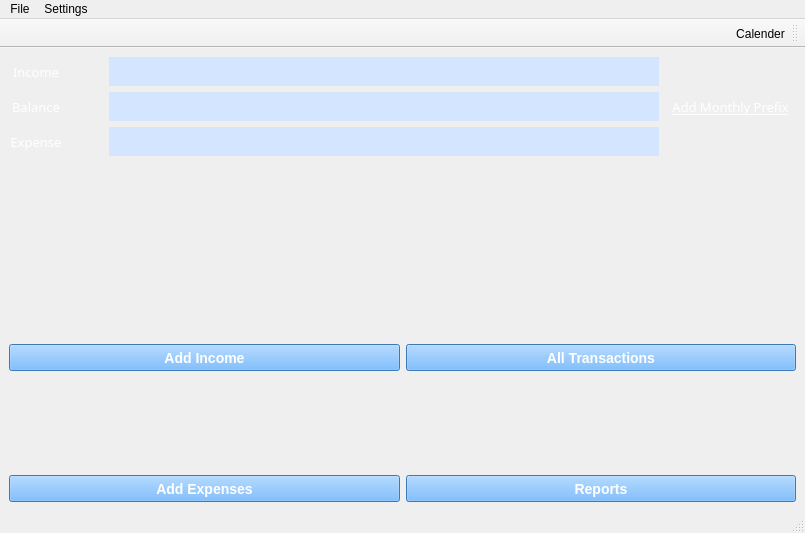
<?xml version="1.0" encoding="UTF-8"?>
<ui version="4.0">
 <class>MainMenu</class>
 <widget class="QMainWindow" name="MainMenu">
  <property name="geometry">
   <rect>
    <x>0</x>
    <y>0</y>
    <width>805</width>
    <height>533</height>
   </rect>
  </property>
  <property name="windowTitle">
   <string>MainWindow</string>
  </property>
  <widget class="QWidget" name="centralwidget">
   <layout class="QGridLayout" name="gridLayout_3">
    <item row="2" column="0" colspan="2">
     <layout class="QGridLayout" name="gridLayout_2">
      <item row="0" column="0">
       <layout class="QVBoxLayout" name="verticalLayout_5">
        <item>
         <layout class="QVBoxLayout" name="verticalLayout">
          <item>
           <widget class="QLabel" name="label_income">
            <property name="sizePolicy">
             <sizepolicy hsizetype="Preferred" vsizetype="Preferred">
              <horstretch>0</horstretch>
              <verstretch>0</verstretch>
             </sizepolicy>
            </property>
            <property name="minimumSize">
             <size>
              <width>337</width>
              <height>92</height>
             </size>
            </property>
            <property name="font">
             <font>
              <pointsize>12</pointsize>
             </font>
            </property>
            <property name="text">
             <string/>
            </property>
            <property name="alignment">
             <set>Qt::AlignCenter</set>
            </property>
            <property name="buddy">
             <cstring>pushButton_addIncome</cstring>
            </property>
           </widget>
          </item>
          <item>
           <widget class="QPushButton" name="pushButton_addIncome">
            <property name="minimumSize">
             <size>
              <width>337</width>
              <height>27</height>
             </size>
            </property>
            <property name="styleSheet">
             <string notr="true">QPushButton{
color:white;
font:bold;
font-size:14px;
background-color:rgb(85, 170, 255);
}</string>
            </property>
            <property name="text">
             <string>Add Income</string>
            </property>
           </widget>
          </item>
         </layout>
        </item>
        <item>
         <layout class="QVBoxLayout" name="verticalLayout_2">
          <item>
           <widget class="QLabel" name="label_expense">
            <property name="sizePolicy">
             <sizepolicy hsizetype="Preferred" vsizetype="Preferred">
              <horstretch>0</horstretch>
              <verstretch>0</verstretch>
             </sizepolicy>
            </property>
            <property name="minimumSize">
             <size>
              <width>337</width>
              <height>92</height>
             </size>
            </property>
            <property name="font">
             <font>
              <pointsize>12</pointsize>
             </font>
            </property>
            <property name="text">
             <string/>
            </property>
            <property name="alignment">
             <set>Qt::AlignCenter</set>
            </property>
            <property name="buddy">
             <cstring>pushButton_addExpense</cstring>
            </property>
           </widget>
          </item>
          <item>
           <widget class="QPushButton" name="pushButton_addExpense">
            <property name="minimumSize">
             <size>
              <width>337</width>
              <height>27</height>
             </size>
            </property>
            <property name="styleSheet">
             <string notr="true">QPushButton{
color:white;
font:bold;
font-size:14px;
background-color:rgb(85, 170, 255);
}</string>
            </property>
            <property name="text">
             <string>Add Expenses</string>
            </property>
           </widget>
          </item>
         </layout>
        </item>
       </layout>
      </item>
      <item row="0" column="1">
       <layout class="QVBoxLayout" name="verticalLayout_6">
        <item>
         <layout class="QVBoxLayout" name="verticalLayout_3">
          <item>
           <widget class="QLabel" name="label_Transactions">
            <property name="sizePolicy">
             <sizepolicy hsizetype="Preferred" vsizetype="Preferred">
              <horstretch>0</horstretch>
              <verstretch>0</verstretch>
             </sizepolicy>
            </property>
            <property name="minimumSize">
             <size>
              <width>337</width>
              <height>92</height>
             </size>
            </property>
            <property name="font">
             <font>
              <pointsize>12</pointsize>
             </font>
            </property>
            <property name="text">
             <string/>
            </property>
            <property name="alignment">
             <set>Qt::AlignCenter</set>
            </property>
            <property name="buddy">
             <cstring>pushButton_Transactions</cstring>
            </property>
           </widget>
          </item>
          <item>
           <widget class="QPushButton" name="pushButton_Transactions">
            <property name="minimumSize">
             <size>
              <width>337</width>
              <height>27</height>
             </size>
            </property>
            <property name="styleSheet">
             <string notr="true">QPushButton{
color:white;
font:bold;
font-size:14px;
background-color:rgb(85, 170, 255);
}</string>
            </property>
            <property name="text">
             <string>All Transactions</string>
            </property>
           </widget>
          </item>
         </layout>
        </item>
        <item>
         <layout class="QVBoxLayout" name="verticalLayout_4">
          <item>
           <widget class="QLabel" name="label_Reports">
            <property name="sizePolicy">
             <sizepolicy hsizetype="Preferred" vsizetype="Preferred">
              <horstretch>0</horstretch>
              <verstretch>0</verstretch>
             </sizepolicy>
            </property>
            <property name="minimumSize">
             <size>
              <width>337</width>
              <height>92</height>
             </size>
            </property>
            <property name="font">
             <font>
              <pointsize>12</pointsize>
             </font>
            </property>
            <property name="text">
             <string/>
            </property>
            <property name="alignment">
             <set>Qt::AlignCenter</set>
            </property>
            <property name="buddy">
             <cstring>pushButton_Reports</cstring>
            </property>
           </widget>
          </item>
          <item>
           <widget class="QPushButton" name="pushButton_Reports">
            <property name="minimumSize">
             <size>
              <width>337</width>
              <height>27</height>
             </size>
            </property>
            <property name="styleSheet">
             <string notr="true">QPushButton{
color:white;
font:bold;
font-size:14px;
background-color:rgb(85, 170, 255);
}</string>
            </property>
            <property name="text">
             <string>Reports</string>
            </property>
           </widget>
          </item>
         </layout>
        </item>
       </layout>
      </item>
     </layout>
    </item>
    <item row="0" column="1">
     <widget class="QPushButton" name="pushButton_monthlyPrefix">
      <property name="sizePolicy">
       <sizepolicy hsizetype="Preferred" vsizetype="MinimumExpanding">
        <horstretch>0</horstretch>
        <verstretch>0</verstretch>
       </sizepolicy>
      </property>
      <property name="minimumSize">
       <size>
        <width>131</width>
        <height>41</height>
       </size>
      </property>
      <property name="font">
       <font>
        <family>Arial Black</family>
        <pointsize>10</pointsize>
        <italic>false</italic>
        <underline>true</underline>
        <fontweight>Black</fontweight>
       </font>
      </property>
      <property name="cursor">
       <cursorShape>PointingHandCursor</cursorShape>
      </property>
      <property name="styleSheet">
       <string notr="true">color:rgb(255, 255, 255);
font: 900 10pt &quot;Arial Black&quot;;</string>
      </property>
      <property name="text">
       <string>Add Monthly Prefix</string>
      </property>
      <property name="flat">
       <bool>true</bool>
      </property>
     </widget>
    </item>
    <item row="0" column="0">
     <layout class="QGridLayout" name="gridLayout">
      <item row="1" column="2">
       <widget class="QTextEdit" name="textEdit_balance">
        <property name="sizePolicy">
         <sizepolicy hsizetype="Expanding" vsizetype="Ignored">
          <horstretch>0</horstretch>
          <verstretch>0</verstretch>
         </sizepolicy>
        </property>
        <property name="minimumSize">
         <size>
          <width>343</width>
          <height>29</height>
         </size>
        </property>
        <property name="font">
         <font>
          <family>Times New Roman</family>
          <pointsize>12</pointsize>
          <bold>true</bold>
         </font>
        </property>
        <property name="cursor" stdset="0">
         <cursorShape>PointingHandCursor</cursorShape>
        </property>
        <property name="styleSheet">
         <string notr="true">border-style: outset;
background-color:rgb(212, 229, 255);
color:black;</string>
        </property>
       </widget>
      </item>
      <item row="2" column="2">
       <widget class="QTextEdit" name="textEdit_expense">
        <property name="sizePolicy">
         <sizepolicy hsizetype="Expanding" vsizetype="Ignored">
          <horstretch>0</horstretch>
          <verstretch>0</verstretch>
         </sizepolicy>
        </property>
        <property name="minimumSize">
         <size>
          <width>343</width>
          <height>29</height>
         </size>
        </property>
        <property name="font">
         <font>
          <family>Times New Roman</family>
          <pointsize>12</pointsize>
          <bold>true</bold>
         </font>
        </property>
        <property name="cursor" stdset="0">
         <cursorShape>PointingHandCursor</cursorShape>
        </property>
        <property name="styleSheet">
         <string notr="true">border-style: outset;
background-color:rgb(212, 229, 255);
color:black;</string>
        </property>
       </widget>
      </item>
      <item row="0" column="0">
       <widget class="QLabel" name="label_7">
        <property name="minimumSize">
         <size>
          <width>54</width>
          <height>29</height>
         </size>
        </property>
        <property name="font">
         <font>
          <family>Arial Black</family>
          <pointsize>10</pointsize>
          <italic>false</italic>
          <strikeout>false</strikeout>
          <kerning>true</kerning>
          <fontweight>Black</fontweight>
         </font>
        </property>
        <property name="styleSheet">
         <string notr="true">color:rgb(255, 255, 255);
font: 900 10pt &quot;Arial Black&quot;;</string>
        </property>
        <property name="text">
         <string>Income</string>
        </property>
        <property name="alignment">
         <set>Qt::AlignCenter</set>
        </property>
       </widget>
      </item>
      <item row="2" column="0">
       <widget class="QLabel" name="label_6">
        <property name="minimumSize">
         <size>
          <width>54</width>
          <height>29</height>
         </size>
        </property>
        <property name="font">
         <font>
          <family>Arial Black</family>
          <pointsize>10</pointsize>
          <italic>false</italic>
          <fontweight>Black</fontweight>
         </font>
        </property>
        <property name="styleSheet">
         <string notr="true">color:rgb(255, 255, 255);
font: 900 10pt &quot;Arial Black&quot;;</string>
        </property>
        <property name="text">
         <string>Expense</string>
        </property>
        <property name="alignment">
         <set>Qt::AlignCenter</set>
        </property>
       </widget>
      </item>
      <item row="1" column="1">
       <spacer name="horizontalSpacer">
        <property name="minimumSize">
         <size>
          <width>40</width>
          <height>29</height>
         </size>
        </property>
        <property name="orientation">
         <enum>Qt::Horizontal</enum>
        </property>
        <property name="sizeType">
         <enum>QSizePolicy::Maximum</enum>
        </property>
        <property name="sizeHint" stdset="0">
         <size>
          <width>40</width>
          <height>20</height>
         </size>
        </property>
       </spacer>
      </item>
      <item row="1" column="0">
       <widget class="QLabel" name="label_5">
        <property name="minimumSize">
         <size>
          <width>54</width>
          <height>29</height>
         </size>
        </property>
        <property name="font">
         <font>
          <family>Arial Black</family>
          <pointsize>10</pointsize>
          <italic>false</italic>
          <fontweight>Black</fontweight>
         </font>
        </property>
        <property name="styleSheet">
         <string notr="true">color:rgb(255, 255, 255);
font: 900 10pt &quot;Arial Black&quot;;</string>
        </property>
        <property name="text">
         <string>Balance</string>
        </property>
        <property name="alignment">
         <set>Qt::AlignCenter</set>
        </property>
       </widget>
      </item>
      <item row="0" column="2">
       <widget class="QTextEdit" name="textEdit_income">
        <property name="sizePolicy">
         <sizepolicy hsizetype="Expanding" vsizetype="Ignored">
          <horstretch>0</horstretch>
          <verstretch>0</verstretch>
         </sizepolicy>
        </property>
        <property name="minimumSize">
         <size>
          <width>343</width>
          <height>29</height>
         </size>
        </property>
        <property name="font">
         <font>
          <family>Times New Roman</family>
          <pointsize>12</pointsize>
          <bold>true</bold>
         </font>
        </property>
        <property name="cursor" stdset="0">
         <cursorShape>PointingHandCursor</cursorShape>
        </property>
        <property name="styleSheet">
         <string notr="true">border-style: outset;
background-color:rgb(212, 229, 255);
color:black;</string>
        </property>
       </widget>
      </item>
     </layout>
    </item>
    <item row="1" column="0">
     <spacer name="verticalSpacer">
      <property name="orientation">
       <enum>Qt::Vertical</enum>
      </property>
      <property name="sizeHint" stdset="0">
       <size>
        <width>20</width>
        <height>40</height>
       </size>
      </property>
     </spacer>
    </item>
   </layout>
  </widget>
  <widget class="QMenuBar" name="menubar">
   <property name="geometry">
    <rect>
     <x>0</x>
     <y>0</y>
     <width>805</width>
     <height>25</height>
    </rect>
   </property>
   <widget class="QMenu" name="menuFile">
    <property name="title">
     <string>File</string>
    </property>
    <addaction name="actionDelete_All_Records"/>
    <addaction name="separator"/>
    <addaction name="actionLogout"/>
    <addaction name="actionExit"/>
   </widget>
   <widget class="QMenu" name="menuSettings">
    <property name="title">
     <string>Settings</string>
    </property>
    <widget class="QMenu" name="menuCurrency">
     <property name="title">
      <string>Currency</string>
     </property>
     <addaction name="actionINR"/>
     <addaction name="actionUSD"/>
     <addaction name="actionEuro"/>
    </widget>
    <addaction name="menuCurrency"/>
    <addaction name="actionSet_Monthly_Prefix"/>
   </widget>
   <addaction name="menuFile"/>
   <addaction name="menuSettings"/>
  </widget>
  <widget class="QStatusBar" name="statusbar"/>
  <widget class="QToolBar" name="toolBar">
   <property name="windowTitle">
    <string>toolBar</string>
   </property>
   <property name="layoutDirection">
    <enum>Qt::RightToLeft</enum>
   </property>
   <attribute name="toolBarArea">
    <enum>TopToolBarArea</enum>
   </attribute>
   <attribute name="toolBarBreak">
    <bool>false</bool>
   </attribute>
   <addaction name="actionCalender"/>
  </widget>
  <action name="actionLogout">
   <property name="text">
    <string>Logout</string>
   </property>
  </action>
  <action name="actionINR">
   <property name="checkable">
    <bool>true</bool>
   </property>
   <property name="checked">
    <bool>true</bool>
   </property>
   <property name="text">
    <string>INR Rs.</string>
   </property>
  </action>
  <action name="actionUSD">
   <property name="checkable">
    <bool>true</bool>
   </property>
   <property name="text">
    <string>USD $</string>
   </property>
  </action>
  <action name="actionEuro">
   <property name="checkable">
    <bool>true</bool>
   </property>
   <property name="text">
    <string>Euro €</string>
   </property>
  </action>
  <action name="actionExit">
   <property name="text">
    <string>Exit</string>
   </property>
  </action>
  <action name="actionDelete_All_Records">
   <property name="text">
    <string>Delete All Records...</string>
   </property>
  </action>
  <action name="actionSet_Monthly_Prefix">
   <property name="text">
    <string>Set Monthly Prefix</string>
   </property>
  </action>
  <action name="actionCalender">
   <property name="icon">
    <iconset resource="Resources.qrc">
     <normaloff>:/resources/images/Flat-Calendar.png</normaloff>:/resources/images/Flat-Calendar.png</iconset>
   </property>
   <property name="text">
    <string>Calender</string>
   </property>
  </action>
 </widget>
 <resources>
  <include location="Resources.qrc"/>
 </resources>
 <connections/>
</ui>
